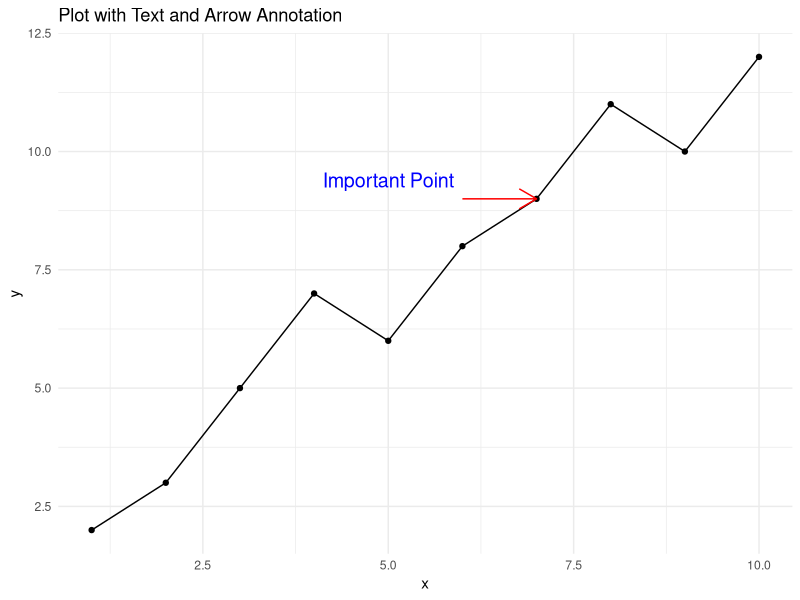

Here is the R script that generated this plot:
# QUESTION :-
# Write R code to add annotations (text and arrows) to a ggplot plot. 


library(ggplot2)

data <- data.frame(  x = 1:10, y = c(2, 3, 5, 7, 6, 8, 9, 11, 10, 12))


p <- ggplot(data, aes(x = x, y = y)) +
    geom_line() +
    geom_point() +
  
    # Add text annotation
    annotate("text", x = 5, y = 9.4, label = "Important Point", color = "blue", size = 5) +
  
    # Add arrow annotation
    annotate("segment", x = 6, xend = 7, y = 9, yend = 9, arrow = arrow(length = unit(0.2, "inches")), color = "red") +
  
    ggtitle("Plot with Text and Arrow Annotation") +
    theme_minimal()

print(p)
